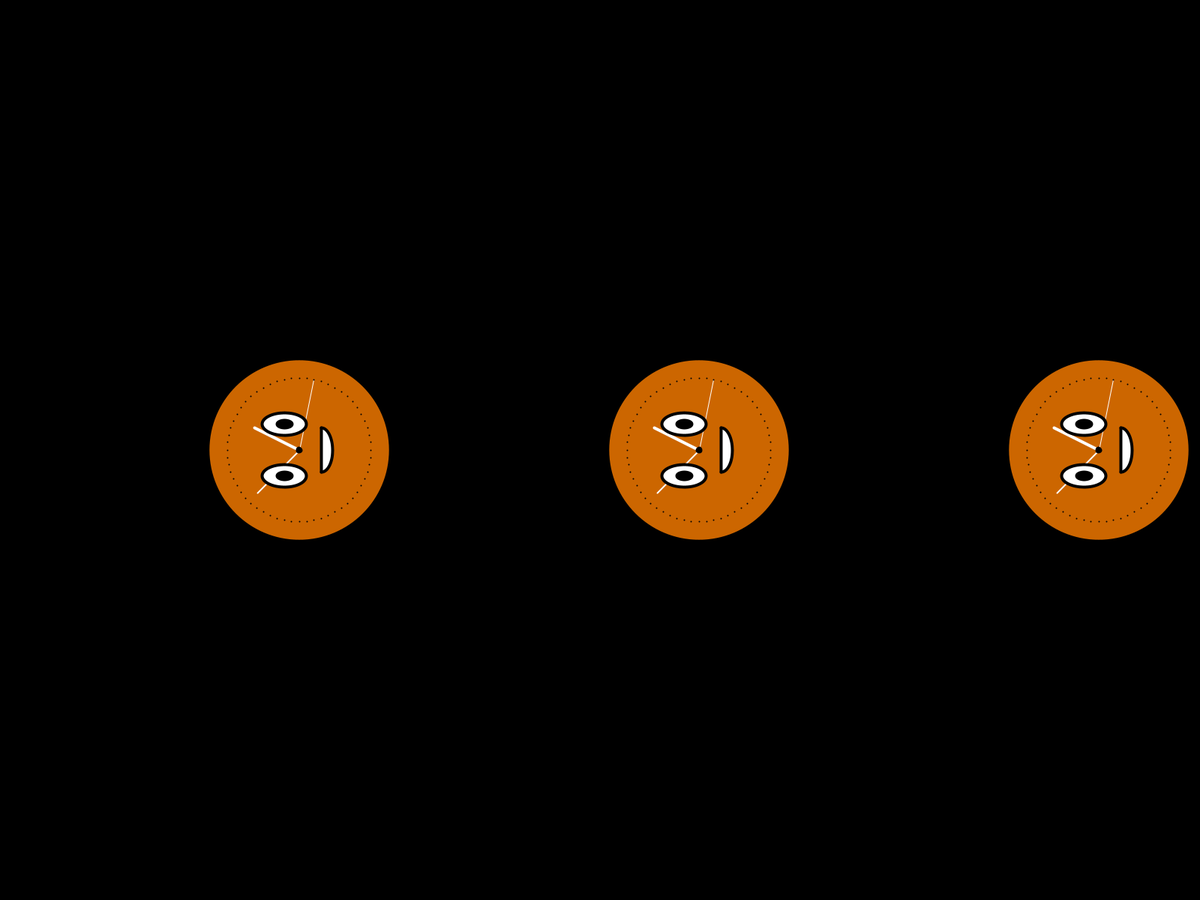
Frame 1 (no input)
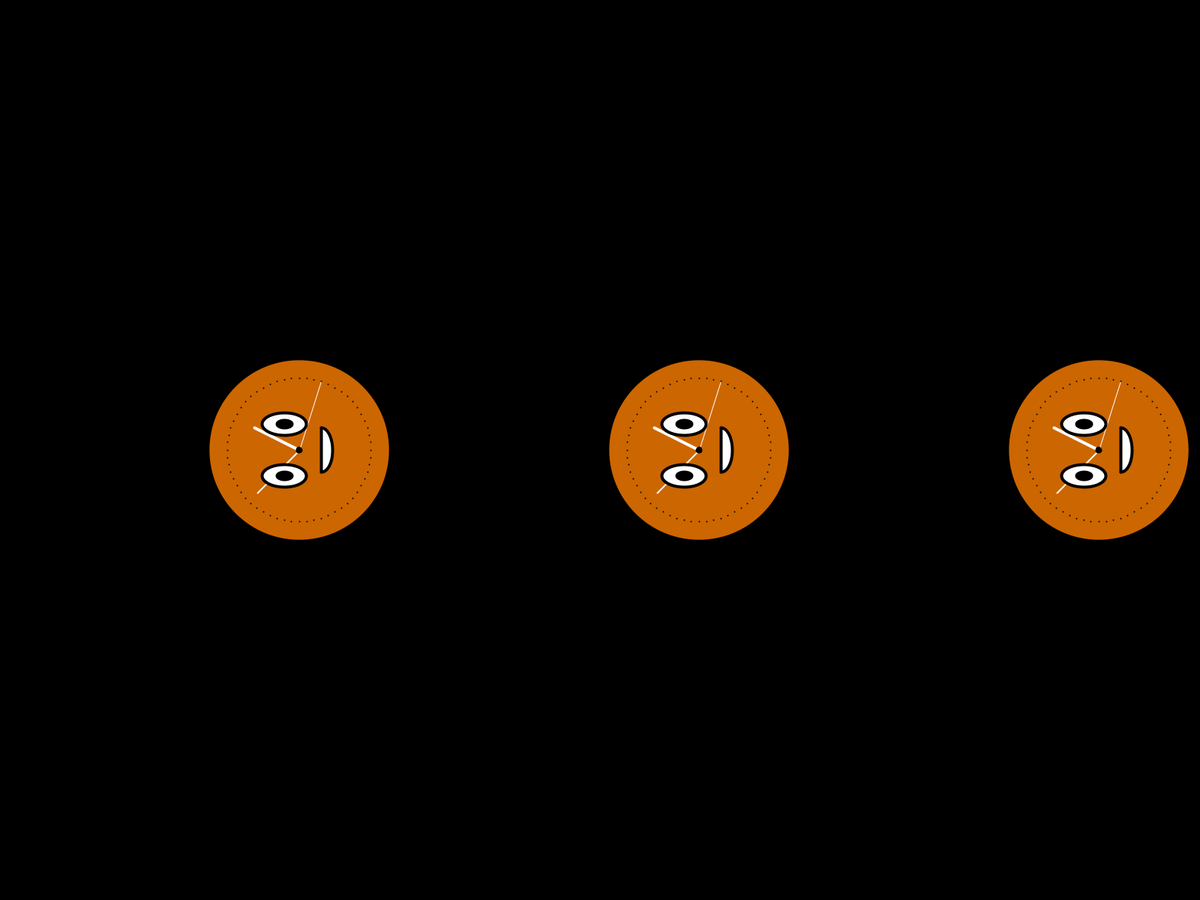
Frame 60 (the mouse pressed at the canvas centre just before this capture)
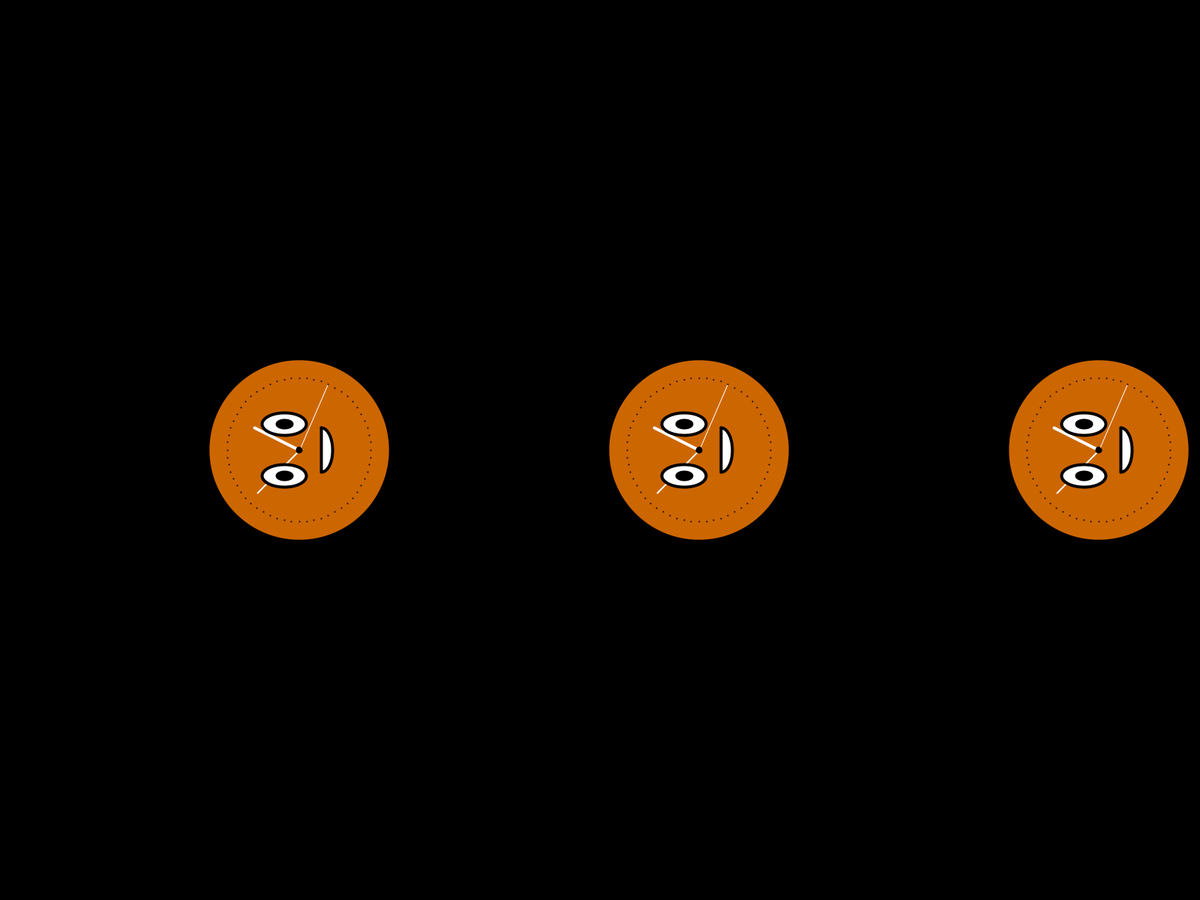
Frame 120 (the mouse held since frame 60 and released just before this capture)

The Processing sketch that drew these frames (run headless with seeded random() and noise(); from frame 60 on, the mouse is pressed at the canvas centre):

// Processing sketch: rotated_clock_test
// ── rotated_clock_test.pde
/**
 * Clock. 
 * 
 * The current time can be read with the second(), minute(), 
 * and hour() functions. In this example, sin() and cos() values
 * are used to set the position of the hands.
 */

int[] cxa;
int cy;
float secondsRadius;
float minutesRadius;
float hoursRadius;
float clockDiameter;

void setup() {
  fullScreen(0);
  
  stroke(255);
  
  int radius = min((width / 3) / 2, height) / 2;
  secondsRadius = radius * 0.72;
  minutesRadius = radius * 0.60;
  hoursRadius = radius * 0.50;
  clockDiameter = radius * 1.8;
  
  cxa = new int[]{(width / 3) / 2 + width / 12, 3 * (width / 3) / 2 + width / 12, 5 * (width / 3) / 2 + width / 12};
  cy = height / 2;
}

void drawClock(int num) {
  // Draw the clock background
  fill(204, 102, 0);
  noStroke();
  ellipse(cxa[num], cy, clockDiameter, clockDiameter);
  
  // Angles for sin() and cos() start at 3 o'clock;
  //   subtract PI to make them start at 9 o'clock
  float s = map(second(), 0, 60, 0, TWO_PI) - PI;
  float m = map(minute() + norm(second(), 0, 60), 0, 60, 0, TWO_PI) - PI; 
  float h = map(hour() + norm(minute(), 0, 60), 0, 24, 0, TWO_PI * 2) - PI;
  
  // Draw the hands of the clock
  stroke(255);
  strokeWeight(1);
  line(cxa[num], cy, cxa[num] + cos(s) * secondsRadius, cy + sin(s) * secondsRadius);
  strokeWeight(2);
  line(cxa[num], cy, cxa[num] + cos(m) * minutesRadius, cy + sin(m) * minutesRadius);
  strokeWeight(4);
  line(cxa[num], cy, cxa[num] + cos(h) * hoursRadius, cy + sin(h) * hoursRadius);
  
  // Draw the eyes
  fill(255);
  stroke(0);
  ellipse(cxa[num] - (clockDiameter / 12), cy - (clockDiameter / 7), clockDiameter / 4, clockDiameter / 8);
  ellipse(cxa[num] - (clockDiameter / 12), cy + (clockDiameter / 7), clockDiameter / 4, clockDiameter / 8);
  
  // Draw the pupils and nose
  fill(0);
  ellipse(cxa[num] - (clockDiameter / 12), cy - (clockDiameter / 7), clockDiameter / 12, clockDiameter / 24);
  ellipse(cxa[num] - (clockDiameter / 12), cy + (clockDiameter / 7), clockDiameter / 12, clockDiameter / 24);
  ellipse(cxa[num], cy, clockDiameter / 50, clockDiameter / 50);
  
  // Draw the mouth
  fill(255);
  arc(cxa[num] + clockDiameter / 8, cy, clockDiameter / 8, clockDiameter / 4, -PI / 2, PI / 2);
  line(cxa[num] + clockDiameter / 8, cy - clockDiameter / 8, cxa[num] + clockDiameter / 8, cy + clockDiameter / 8);
  //arc(cx, cy + 20, 80, 50, 0, 3.14);
  //line(cx - 40, cy + 20, cx + 40, cy + 20);
  
  // Draw the minute notches
  stroke(0);
  strokeWeight(2);
  beginShape(POINTS);
  for (int a = 0; a < 360; a+=6) {
    float angle = radians(a);
    float x = cxa[num] + cos(angle) * secondsRadius;
    float y = cy + sin(angle) * secondsRadius;
    vertex(x, y);
  }
  //rotate(PI / 3.0);
  endShape();
}

void draw() {
  background(0);
  
  for (int i = 0; i < 3; i++) {
    drawClock(i);
  }
}
